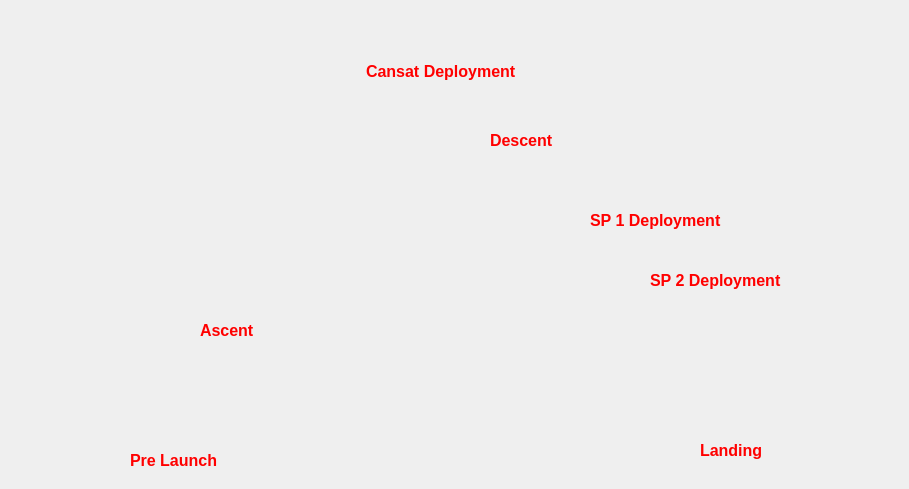
           <widget class="QWidget" name="widget_5" native="true">
            <property name="styleSheet">
             <string notr="true">image: url(:/pics/Images/ledmap.jpg);</string>
            </property>
            <widget class="ledc" name="stateled" native="true">
             <property name="geometry">
              <rect>
               <x>80</x>
               <y>440</y>
               <width>40</width>
               <height>40</height>
              </rect>
             </property>
             <property name="minimumSize">
              <size>
               <width>40</width>
               <height>40</height>
              </size>
             </property>
             <property name="maximumSize">
              <size>
               <width>40</width>
               <height>20</height>
              </size>
             </property>
             <layout class="QHBoxLayout" name="horizontalLayout_2"/>
            </widget>
            <widget class="ledc" name="stateled_2" native="true">
             <property name="geometry">
              <rect>
               <x>150</x>
               <y>310</y>
               <width>40</width>
               <height>40</height>
              </rect>
             </property>
             <property name="minimumSize">
              <size>
               <width>40</width>
               <height>40</height>
              </size>
             </property>
             <property name="maximumSize">
              <size>
               <width>40</width>
               <height>20</height>
              </size>
             </property>
             <layout class="QHBoxLayout" name="horizontalLayout_7"/>
            </widget>
            <widget class="ledc" name="stateled_3" native="true">
             <property name="geometry">
              <rect>
               <x>316</x>
               <y>50</y>
               <width>40</width>
               <height>40</height>
              </rect>
             </property>
             <property name="minimumSize">
              <size>
               <width>40</width>
               <height>40</height>
              </size>
             </property>
             <property name="maximumSize">
              <size>
               <width>40</width>
               <height>20</height>
              </size>
             </property>
             <layout class="QHBoxLayout" name="horizontalLayout_14"/>
            </widget>
            <widget class="ledc" name="stateled_4" native="true">
             <property name="geometry">
              <rect>
               <x>446</x>
               <y>120</y>
               <width>40</width>
               <height>40</height>
              </rect>
             </property>
             <property name="minimumSize">
              <size>
               <width>40</width>
               <height>40</height>
              </size>
             </property>
             <property name="maximumSize">
              <size>
               <width>40</width>
               <height>20</height>
              </size>
             </property>
             <layout class="QHBoxLayout" name="horizontalLayout_16"/>
            </widget>
            <widget class="ledc" name="stateled_6" native="true">
             <property name="geometry">
              <rect>
               <x>590</x>
               <y>260</y>
               <width>40</width>
               <height>40</height>
              </rect>
             </property>
             <property name="minimumSize">
              <size>
               <width>40</width>
               <height>40</height>
              </size>
             </property>
             <property name="maximumSize">
              <size>
               <width>40</width>
               <height>20</height>
              </size>
             </property>
             <layout class="QHBoxLayout" name="horizontalLayout_20"/>
            </widget>
            <widget class="ledc" name="stateled_5" native="true">
             <property name="geometry">
              <rect>
               <x>540</x>
               <y>200</y>
               <width>40</width>
               <height>40</height>
              </rect>
             </property>
             <property name="minimumSize">
              <size>
               <width>40</width>
               <height>40</height>
              </size>
             </property>
             <property name="maximumSize">
              <size>
               <width>40</width>
               <height>20</height>
              </size>
             </property>
             <layout class="QHBoxLayout" name="horizontalLayout_17"/>
            </widget>
            <widget class="ledc" name="stateled_8" native="true">
             <property name="geometry">
              <rect>
               <x>650</x>
               <y>430</y>
               <width>40</width>
               <height>40</height>
              </rect>
             </property>
             <property name="minimumSize">
              <size>
               <width>40</width>
               <height>40</height>
              </size>
             </property>
             <property name="maximumSize">
              <size>
               <width>40</width>
               <height>20</height>
              </size>
             </property>
             <layout class="QHBoxLayout" name="horizontalLayout_32"/>
            </widget>
            <widget class="QLabel" name="label">
             <property name="geometry">
              <rect>
               <x>130</x>
               <y>440</y>
               <width>200</width>
               <height>40</height>
              </rect>
             </property>
             <property name="minimumSize">
              <size>
               <width>200</width>
               <height>40</height>
              </size>
             </property>
             <property name="maximumSize">
              <size>
               <width>200</width>
               <height>40</height>
              </size>
             </property>
             <property name="font">
              <font>
               <pointsize>12</pointsize>
               <weight>75</weight>
               <bold>true</bold>
              </font>
             </property>
             <property name="styleSheet">
              <string notr="true">background-color:transparent;
image:null;
color:red;</string>
             </property>
             <property name="text">
              <string>Pre Launch</string>
             </property>
            </widget>
            <widget class="QLabel" name="label_2">
             <property name="geometry">
              <rect>
               <x>200</x>
               <y>310</y>
               <width>200</width>
               <height>40</height>
              </rect>
             </property>
             <property name="minimumSize">
              <size>
               <width>200</width>
               <height>40</height>
              </size>
             </property>
             <property name="maximumSize">
              <size>
               <width>200</width>
               <height>40</height>
              </size>
             </property>
             <property name="font">
              <font>
               <pointsize>12</pointsize>
               <weight>75</weight>
               <bold>true</bold>
              </font>
             </property>
             <property name="styleSheet">
              <string notr="true">background-color:transparent;
image:null;
color:red;</string>
             </property>
             <property name="text">
              <string>Ascent</string>
             </property>
            </widget>
            <widget class="QLabel" name="label_3">
             <property name="geometry">
              <rect>
               <x>366</x>
               <y>50</y>
               <width>250</width>
               <height>42</height>
              </rect>
             </property>
             <property name="minimumSize">
              <size>
               <width>250</width>
               <height>42</height>
              </size>
             </property>
             <property name="maximumSize">
              <size>
               <width>250</width>
               <height>40</height>
              </size>
             </property>
             <property name="font">
              <font>
               <pointsize>12</pointsize>
               <weight>75</weight>
               <bold>true</bold>
              </font>
             </property>
             <property name="styleSheet">
              <string notr="true">background-color:transparent;
image:null;
color:red;</string>
             </property>
             <property name="text">
              <string>Cansat Deployment</string>
             </property>
            </widget>
            <widget class="QLabel" name="label_4">
             <property name="geometry">
              <rect>
               <x>490</x>
               <y>120</y>
               <width>200</width>
               <height>40</height>
              </rect>
             </property>
             <property name="minimumSize">
              <size>
               <width>200</width>
               <height>40</height>
              </size>
             </property>
             <property name="maximumSize">
              <size>
               <width>200</width>
               <height>40</height>
              </size>
             </property>
             <property name="font">
              <font>
               <pointsize>12</pointsize>
               <weight>75</weight>
               <bold>true</bold>
              </font>
             </property>
             <property name="styleSheet">
              <string notr="true">background-color:transparent;
image:null;
color:red;</string>
             </property>
             <property name="text">
              <string>Descent</string>
             </property>
            </widget>
            <widget class="QLabel" name="label_5">
             <property name="geometry">
              <rect>
               <x>590</x>
               <y>200</y>
               <width>230</width>
               <height>40</height>
              </rect>
             </property>
             <property name="minimumSize">
              <size>
               <width>230</width>
               <height>40</height>
              </size>
             </property>
             <property name="maximumSize">
              <size>
               <width>230</width>
               <height>40</height>
              </size>
             </property>
             <property name="font">
              <font>
               <pointsize>12</pointsize>
               <weight>75</weight>
               <bold>true</bold>
              </font>
             </property>
             <property name="styleSheet">
              <string notr="true">background-color:transparent;
image:null;
color:red;</string>
             </property>
             <property name="text">
              <string>SP 1 Deployment</string>
             </property>
            </widget>
            <widget class="QLabel" name="label_48">
             <property name="geometry">
              <rect>
               <x>650</x>
               <y>260</y>
               <width>230</width>
               <height>40</height>
              </rect>
             </property>
             <property name="minimumSize">
              <size>
               <width>230</width>
               <height>40</height>
              </size>
             </property>
             <property name="maximumSize">
              <size>
               <width>230</width>
               <height>40</height>
              </size>
             </property>
             <property name="font">
              <font>
               <pointsize>12</pointsize>
               <weight>75</weight>
               <bold>true</bold>
              </font>
             </property>
             <property name="styleSheet">
              <string notr="true">background-color:transparent;
image:null;
color:red;</string>
             </property>
             <property name="text">
              <string>SP 2 Deployment</string>
             </property>
            </widget>
            <widget class="QLabel" name="label_8">
             <property name="geometry">
              <rect>
               <x>700</x>
               <y>430</y>
               <width>200</width>
               <height>40</height>
              </rect>
             </property>
             <property name="sizePolicy">
              <sizepolicy hsizetype="Fixed" vsizetype="Fixed">
               <horstretch>0</horstretch>
               <verstretch>0</verstretch>
              </sizepolicy>
             </property>
             <property name="minimumSize">
              <size>
               <width>200</width>
               <height>40</height>
              </size>
             </property>
             <property name="maximumSize">
              <size>
               <width>100</width>
               <height>40</height>
              </size>
             </property>
             <property name="font">
              <font>
               <pointsize>12</pointsize>
               <weight>75</weight>
               <bold>true</bold>
              </font>
             </property>
             <property name="styleSheet">
              <string notr="true">background-color:transparent;
image:null;
color:red;</string>
             </property>
             <property name="text">
              <string>Landing</string>
             </property>
            </widget>
           </widget>
